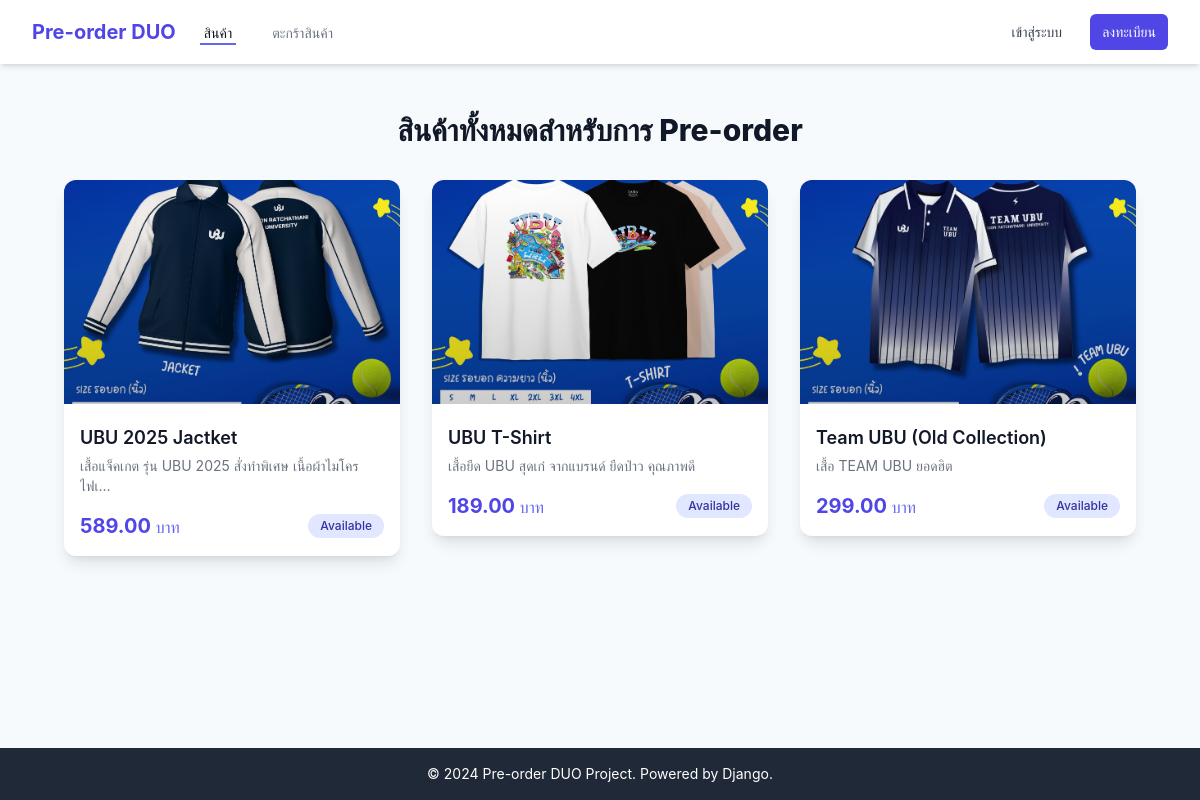
The page / on the database its author committed.
### products/models.py (models this page shows, shortened)
class Product(models.Model):
    STATUS_CHOICES = [
        ('AVAILABLE', 'Available'),
        ('OUT_OF_STOCK', 'Out of Stock'),
        ('PRE_ORDER', 'Pre-order'),
        ('DISCONTINUED', 'Discontinued'),
    ]
    name = models.CharField(max_length=255, verbose_name="ชื่อสินค้า")
    slug = models.SlugField(unique=True, max_length=255, blank=True)
    description = models.TextField(verbose_name="รายละเอียดสินค้า")
    category = models.ForeignKey('Category', on_delete=models.SET_NULL, null=True, related_name='products', verbose_name="หมวดหมู่")
    brand = models.ForeignKey('Brand', on_delete=models.SET_NULL, null=True, related_name='products', verbose_name="แบรนด์")
    sku = models.CharField(max_length=50, unique=True, blank=True, null=True, verbose_name="SKU หลัก")
    status = models.CharField(max_length=20, choices=STATUS_CHOICES, default='AVAILABLE', verbose_name="สถานะสินค้า")
    is_featured = models.BooleanField(default=False, verbose_name="สินค้าแนะนำ")
    created_at = models.DateTimeField(auto_now_add=True)
    updated_at = models.DateTimeField(auto_now=True)
    image = models.ImageField(upload_to='products/%Y/%m/', blank=True, null=True, verbose_name="รูปภาพหลัก")
    class Meta:
        verbose_name_plural = "Products"
        verbose_name = "Product"
        ordering = ['name']

class ProductVariant(models.Model):
    product = models.ForeignKey(Product, on_delete=models.CASCADE, related_name='variants', verbose_name="สินค้า")
    size = models.CharField(max_length=50, verbose_name="ขนาด/ตัวเลือก") # เช่น S, M, L หรือ สีแดง, สีฟ้า
    original_price = models.DecimalField(max_digits=10, decimal_places=2, verbose_name="ราคาปกติ")
    current_price = models.DecimalField(max_digits=10, decimal_places=2, verbose_name="ราคาขายปัจจุบัน")
    stock = models.IntegerField(default=0, verbose_name="จำนวนในสต็อก")
    is_default = models.BooleanField(default=False, verbose_name="ตัวเลือกหลัก")
    class Meta:
        verbose_name_plural = "Product Variants"
        verbose_name = "Product Variant"
        unique_together = ('product', 'size')

### products/views.py (the view)
# urls.py: path('', ProductListView.as_view(), name='home'),
class ProductListView(ListView):
    model = Product
    template_name = 'products/product_list.html'
    context_object_name = 'products'
    paginate_by = 12
    def get_queryset(self):
        default_variant_prefetch = Prefetch(
            'variants',
            queryset=ProductVariant.objects.filter(is_default=True).order_by('id'), # สั่งให้ดึงเฉพาะ default variant (ถ้ามี)
            to_attr='default_variant_list' # เก็บผลลัพธ์ไว้ใน attribute ชื่อ 'default_variant_list'
        )
        queryset = Product.objects.filter(
            status__in=['PRE_ORDER', 'AVAILABLE']
        ).prefetch_related(
            default_variant_prefetch
        ).order_by('-created_at')
        return queryset

### products/templates/products/product_list.html (shortened to what this page needs)
{% extends "base.html" %}
{% load static %}
{% block content %}
    <div class="max-w-7xl mx-auto py-6 sm:px-6 lg:px-8">
        <h1 class="text-3xl font-extrabold text-gray-900 mb-8 text-center">สินค้าทั้งหมดสำหรับการ Pre-order</h1>
        <div class="grid grid-cols-1 sm:grid-cols-2 lg:grid-cols-3 xl:grid-cols-4 gap-8">
            {% if products %}
                {% for product in products %}
                    {% with product.default_variant_list.0 as default_variant %}
                    <a href="{% url 'products:product_detail' slug=product.slug %}" class="block">
                        <div class="bg-white rounded-xl shadow-lg hover:shadow-2xl transition duration-300 ease-in-out transform hover:-translate-y-1 overflow-hidden group">
                            <div class="w-full h-56 bg-gray-100 flex items-center justify-center relative overflow-hidden">
                                {% if product.image %}
                                    <img src="{{ product.image.url }}" alt="{{ product.name }}" class="w-full h-full object-cover transition duration-500 group-hover:opacity-80">
                                {% else %}
                                    <img src="https://placehold.co/600x400/3730A3/ffffff?text=DUO+Item" alt="{{ product.name }}" class="w-full h-full object-cover">
                                {% endif %}
                                <div class="absolute inset-0 bg-gradient-to-t from-black/20 to-transparent"></div>
                            </div>
                            <div class="p-4">
                                <h3 class="mt-1 text-lg font-semibold text-gray-900 line-clamp-2">
                                    {{ product.name }}
                                </h3>
                                <p class="mt-1 text-sm text-gray-500 line-clamp-2">
                                    {{ product.description|truncatechars:50 }}
                                </p>
                                <div class="mt-4 flex items-center justify-between">
                                    <span class="text-xl font-bold text-indigo-600">
                                        {% if default_variant %}
                                            {{ default_variant.current_price|floatformat:2 }}
                                        {% else %}
                                            -
                                        {% endif %}
                                        <span class="text-base font-normal text-indigo-500">บาท</span>
                                    </span>
                                    <span class="bg-indigo-100 text-indigo-800 text-xs font-medium px-3 py-1 rounded-full">
                                        {{ product.get_status_display }}
                                    </span>
                                </div>
                            </div>
                        </div>
                    </a>
                    {% endwith %}
                {% endfor %}
            {% endif %}
        </div>
    </div>
{% endblock %}

### templates/base.html (style rules this page uses)
body { font-family: 'Inter', sans-serif; background-color: #f7fafc; }

### rows shown on the page
Product: image (picture), name "UBU 2025 Jactket", description "เสื้อแจ็คเกต รุ่น UBU 2025 สั่งทำพิเศษ เนื้อผ้าไมโครไฟเ…", default_variant_list.0.current_price "589.00", status "Available"
Product: image (picture), name "UBU T-Shirt", description "เสื้อยืด UBU สุดเก๋ จากแบรนด์ ยืดป่าว คุณภาพดี", default_variant_list.0.current_price "189.00", status "Available"
Product: image (picture), name "Team UBU (Old Collection)", description "เสื้อ TEAM UBU ยอดฮิต", default_variant_list.0.current_price "299.00", status "Available"
